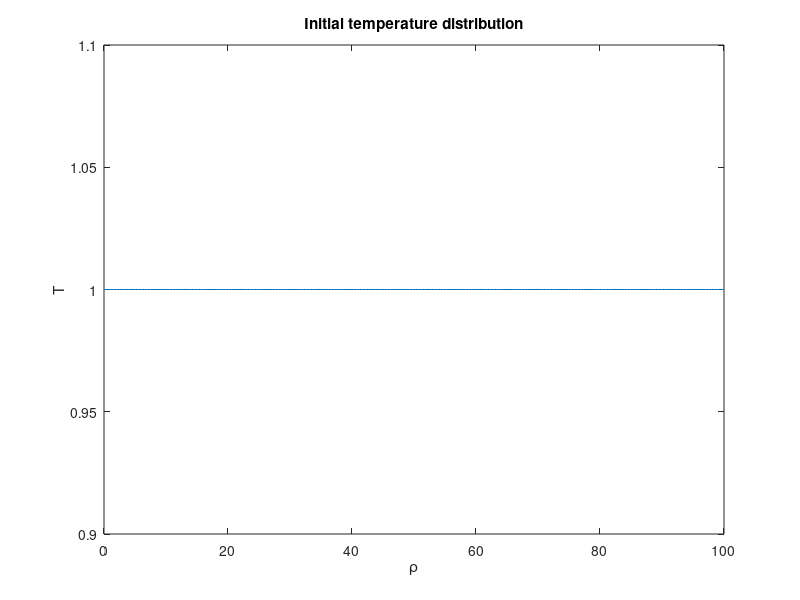

This chart was generated by the following MATLAB code: (Note: this script raises an error after producing the figure.)
clc; clear all; close all
L = 100; % length in spatial coordinates
rho_start = 0; rho_end = L;
Time = 1; % length in time
a = 0;
C = 1; % constant temperature at the end of the bar
n = 199;  % spaces in length (grid points = n+1)
m = 1000.; % timestamps

t = linspace(0,Time,m);
rho = linspace(rho_start,rho_end, n+1)';
drho = rho(2) - rho(1);
dt = t(2) - t(1);
T0 = 0*sin(8*pi*rho) + C;
T0(end) = C;

% Pdep = 200*normpdf(0,-round(n/2)+1:round(n/2),50)';
% Ptot = 20; sigma = 8;  MW2keVs = .5;%6.24e21/2.1e19; % Factor to convert to keV   
% Pdep = MW2keVs*Ptot/(sigma*sqrt(pi))*exp(-(rho-L/2).^2/sigma.^2);
sigma = 10; mu = L/2; K = 10;
Pdep = K * 1/(sigma*sqrt(pi))*exp(-(1/2)*(rho-mu).^2/sigma.^2);
plot(Pdep)
u = sin(2*pi*5*t) %.* (t<=0.25);
T0 = T0 + Pdep*u(1);
figure(1)
plot (rho,T0,'-')
title ('Initial temperature distribution')
xlabel ('\rho')
ylabel ('T')

options = optimoptions(@fsolve,'Display','iter','MaxIterations',300,'SpecifyObjectiveGradient',true,'CheckGradients',true,'FiniteDifferenceType','central','FiniteDifferenceStepSize',1e-5);
Told = T0;
T(:,1) = T0;

for i = 2:length(t)
    [Ti,F,exitflag,output,JAC] = fsolve(@nl_discretized,T0,options,Told,C,n,drho,dt,Pdep,u(i));
%     Ti = Ti + Pdep*u(i);
    Told = Ti;
    T0 = Ti;
    T(:,i) = Ti;
end

figure(2);
h = surf(t,rho,T)
set(h,'LineStyle','none')
  xlabel('t ')
  ylabel('\rho')
  zlabel('T(x,t)')
